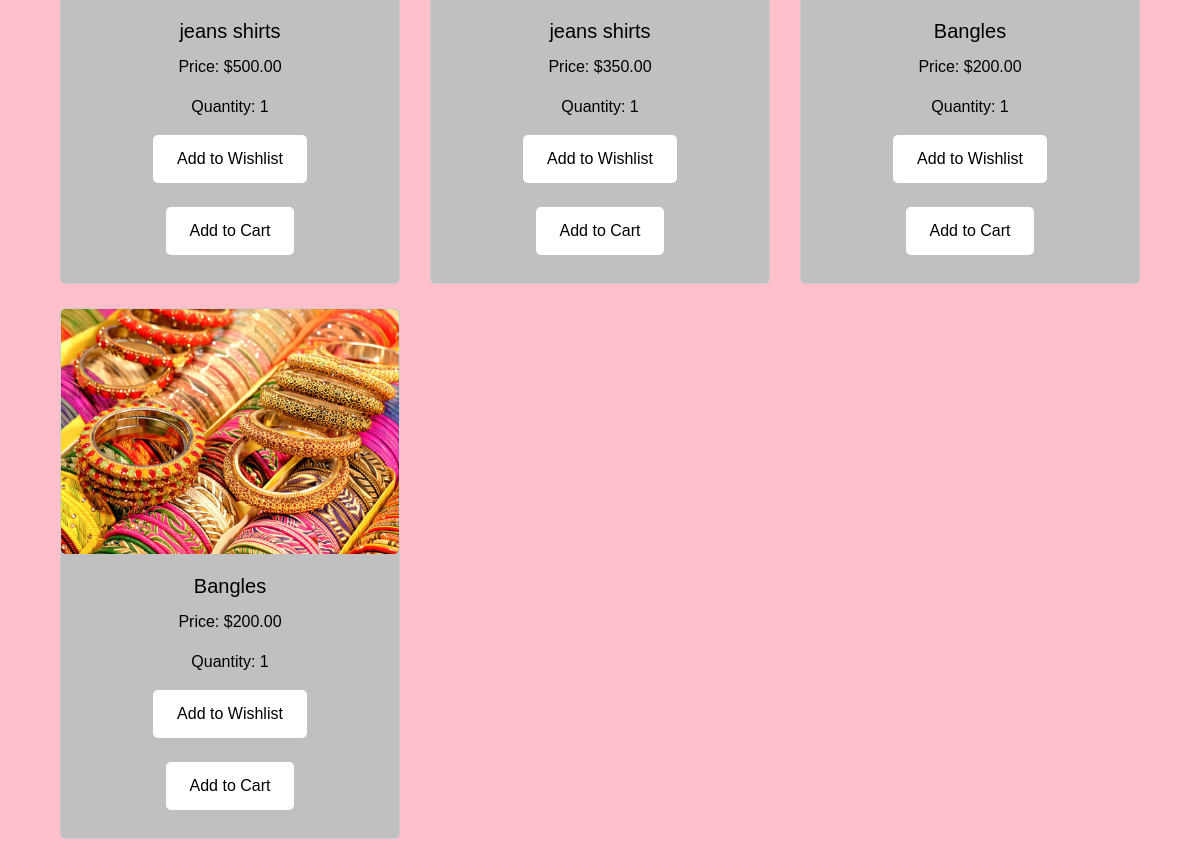
The page /product/search/ (signed in, lower part) on the database as committed earlier.
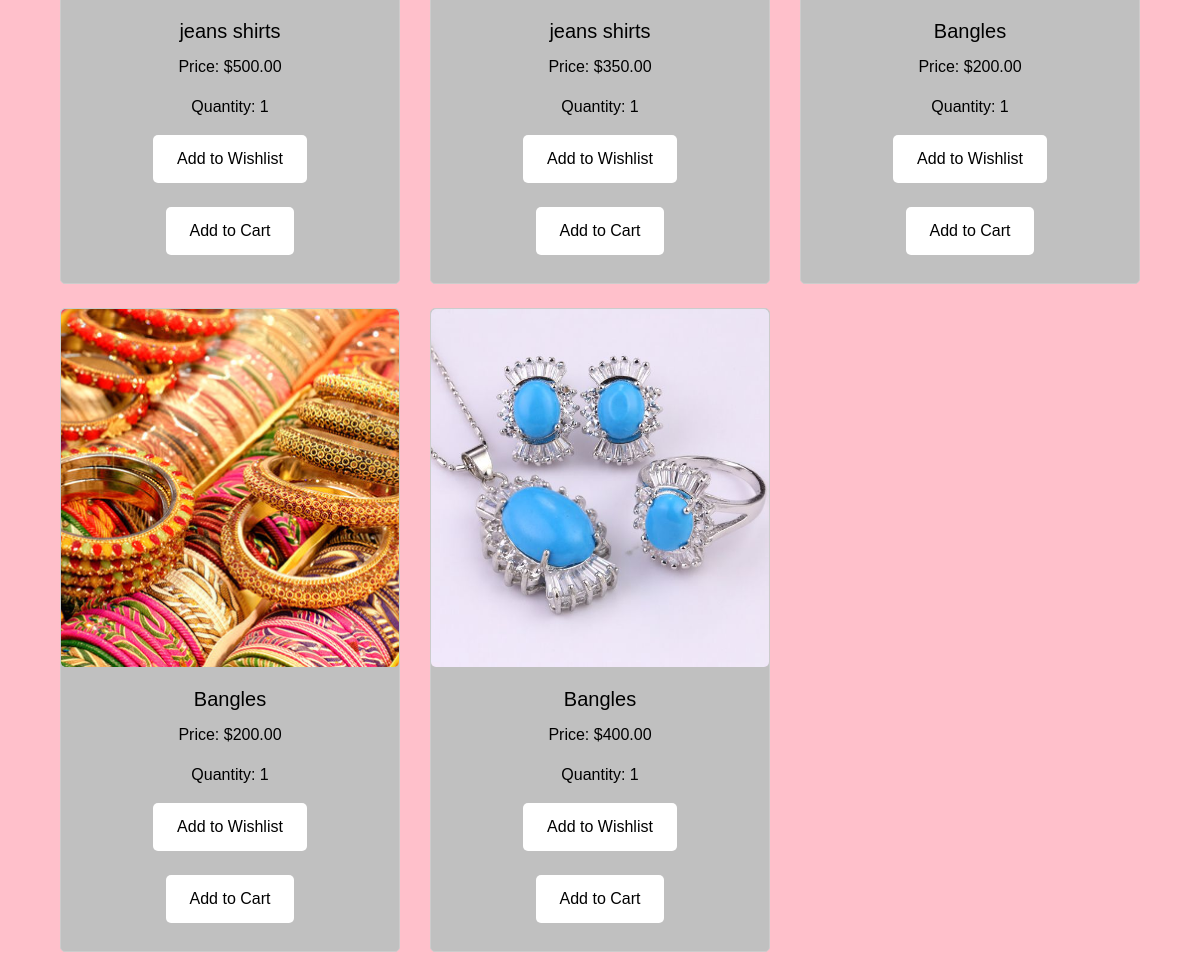
The same page on the database as committed later.
### Credentialsapp/models.py (models this page shows, shortened)
class Product(models.Model):
    dealer = models.ForeignKey(User, on_delete=models.CASCADE, related_name='products', blank=True, null=True)
    name = models.CharField(max_length=100)
    country = models.CharField(max_length=100)
    quantity = models.PositiveIntegerField(default=0)
    price = models.DecimalField(max_digits=10, decimal_places=2)
    image = models.ImageField(upload_to='product_images/', blank=True, null=True)
    created_at = models.DateTimeField(auto_now_add=True)
    category = models.ForeignKey(Category, on_delete=models.CASCADE, null=True, blank=True)
    is_approved = models.BooleanField(default=False)
    is_rejected = models.BooleanField(default=False)

### Credentialsapp/views.py (the view)
# urls.py: path('product/search/', views.product_search, name='product_search'),
@login_required
def product_search(request):
    query = request.GET.get('query')
    if query:
        products = Product.objects.filter(name__icontains=query) | Product.objects.filter(category__name__icontains=query)
        highlighted_products = []
        for product in products:
            product_name = product.name
            highlighted_text = product_name.replace(query, f'<span style="background-color: yellow;">{query}</span>')
            highlighted_products.append({
                'product': product,
                'highlighted_name': mark_safe(highlighted_text),
                'highlighted_category': None,  # Placeholder for highlighted category
                'related_products': product.category.product_set.exclude(id=product.id)[:3] if product.category else []
            })
    else:
        products = Product.objects.all()
        highlighted_products = [{
            'product': product,
            'highlighted_name': product.name,
            'highlighted_category': None,
            'related_products': []
        } for product in products]
    context = {
        'highlighted_products': highlighted_products,
        'query': query
    }
    return render(request, 'search_results.html', context)

### Credentialsapp/templates/search_results.html (shortened to what this page needs)
{% extends 'base.html' %}
{% block content %}
<div class="container mt-4">
    {% if highlighted_products %}
        <div class="row">
            {% for item in highlighted_products %}
                {% with product=item.product %}
                    <div class="col-md-4 mb-4">
                        <div class="card h-100">
                            <img class="card-img-top" src="{% if product.image %}{{ product.image.url }}{% else %}path_to_placeholder_image{% endif %}" alt="Product Image">
                            <div class="card-body">
                                <h5 class="card-title">{{ item.highlighted_name|safe }}</h5>
                                <p class="card-text">Price: ${{ product.price }}</p>
                                <p class="card-text">Quantity: {{ product.quantity }}</p>
                                <form method="post" action="{% url 'add_to_wishlist' product.id %}">
                                    <button type="submit" class="btn btn-success">Add to Wishlist</button>
                                </form>
                                <br>
                                <form method="post" action="{% url 'add_to_cart' product.id %}" class="mb-2">
                                    <button type="submit" class="btn btn-primary btn-sm">Add to Cart</button>
                                </form>
                            </div>
                        </div>
                    </div>
                {% endwith %}
            {% endfor %}
        </div>
    {% else %}
        <p>No results found.</p>
    {% endif %}
</div>
{% endblock %}

Rows that differ between the two databases and show on the page:
added Product: image (picture), highlighted_name "Bangles", product.price "400.00", product.quantity "1"
